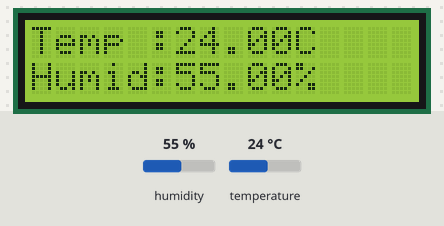
The sketch below on a simulated Arduino Uno, built with avr-gcc and run on an emulated ATmega328P. Parts: 16×2 character LCD. Inputs (shaded band) come from the test bench; at power-on: humidity 55 %, temperature 24 °C.

Above: at 3.6 s.
3.7 s: humidity set to 22 %
At 6.9 s:
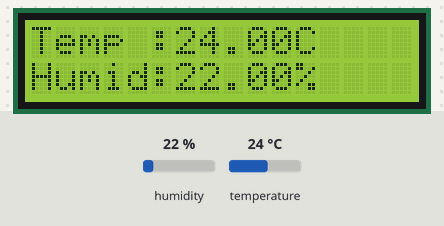
8.2 s: temperature set to 12 °C
At 10.3 s:
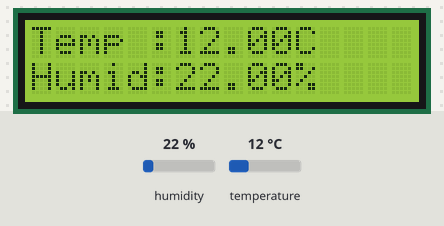
12.7 s: humidity set to 40 %
At 15.9 s:
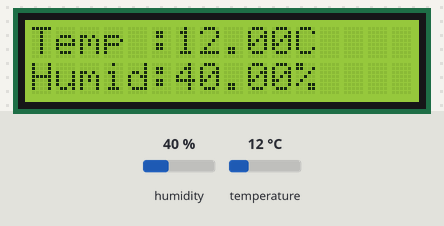
17.2 s: temperature set to 19 °C
At 19.2 s:
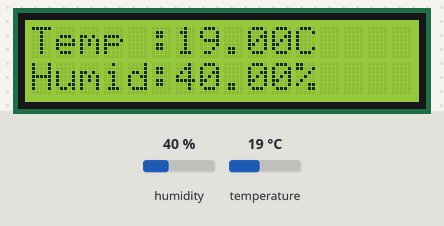
Timing chart, 0 to 20.7 s (numbered marks = the images above; inputs shaded):
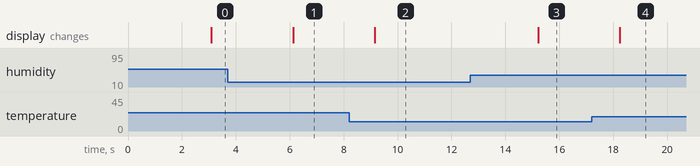

The sketch:

DigitalThermometer3.ino
```cpp
/*デジタル温度計を作ろう！3
   内容
   LCDに温度と湿度を表示
*/

// 温度湿度センサの設定
#include "DHT.h"
const int dataPin = 2; // DHT11のデータPinを2に設定
DHT dht(dataPin, DHT11); // 今回使用するセンサをDHT11に設定

// LCDの設定
#include "LiquidCrystal.h"
const int rsPin = 4, ePin = 6, d4Pin = 10, d5Pin = 11, d6Pin = 12, d7Pin = 13;
LiquidCrystal lcd(rsPin, ePin, d4Pin, d5Pin, d6Pin, d7Pin); // lcdの設定

void setup() {
  dht.begin(); // dhtセンサの測定を開始する
  lcd.begin( 16, 2 ); // LCDのサイズを入れる．今回のLCDは横に16文字と縦に2列のため
}

void loop() {
  delay(3000); // 3秒待つ

  float humid = dht.readHumidity(); // 湿度を取得
  float temp = dht.readTemperature(); // 温度を取得

  // どちらかが取得できない場合
  if (isnan(humid) || isnan(temp)) {
    Serial.println("ERROR");
    return; // 最初からやり直し
  }

  lcd.clear(); // 画面をクリアにする←この処理がないと文字が重なってしまう
  lcd.setCursor(0, 0);// 1行目にカーソルを合わせる
  lcd.print("Temp :");
  lcd.print(temp);
  lcd.print("C"); // °Cは表示できなかっため，Cのみ
  lcd.setCursor(0, 1); // 2行目にカーソルを合わせる
  lcd.print("Humid:");
  lcd.print(humid);
  lcd.print("%");
}
```

Measured:
- after the input at 3.7 s, the display: changes after 2.4 s (image 1)
- after the input at 8.2 s, the display: changes after 0.95 s (image 2)
- after the input at 12.7 s, the display: changes after 2.5 s (image 3)
- after the input at 17.2 s, the display: changes after 1.0 s (image 4)
